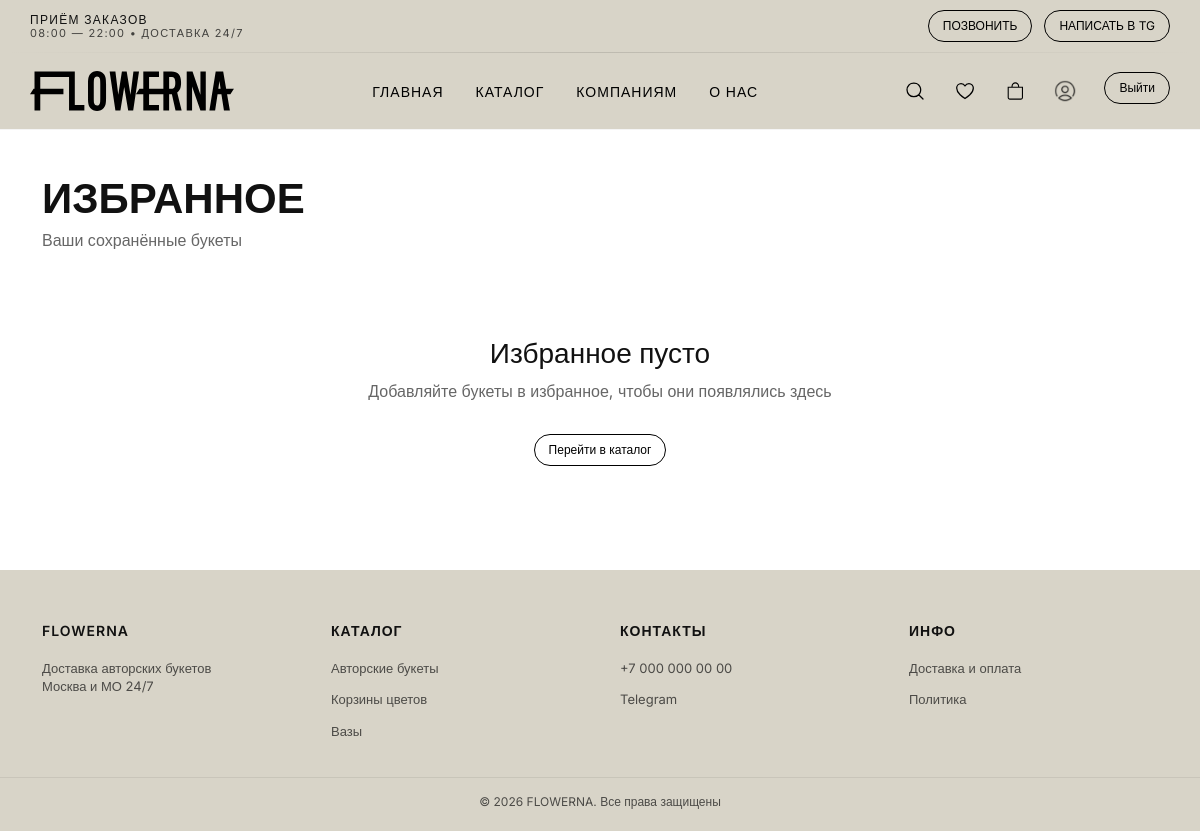
The page /favorites/ (signed in) on the database as committed earlier.
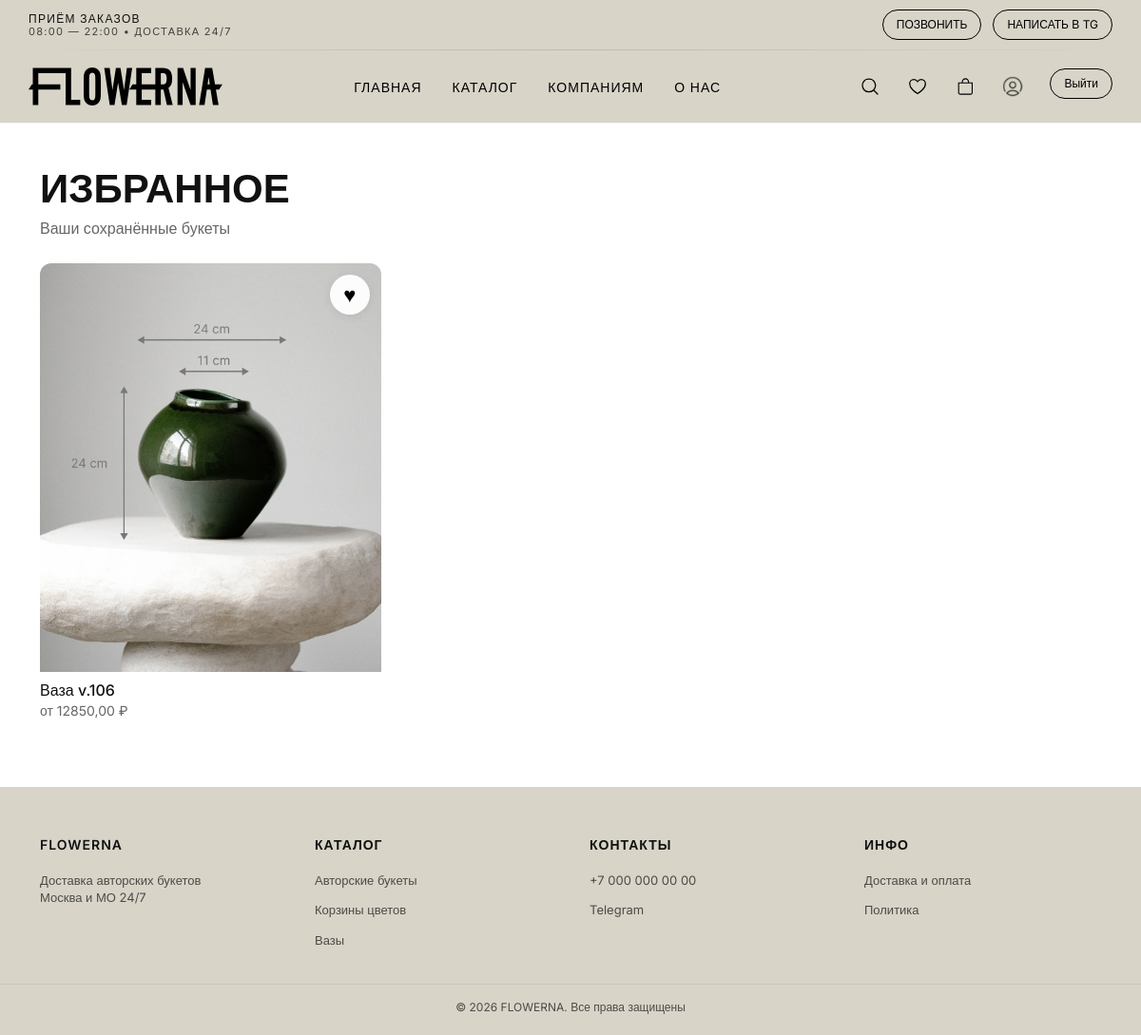
The same page on the database as committed later.
### catalog/models.py (models this page shows, shortened)
class Category(models.Model):
    name = models.CharField(max_length=255)
    description = models.TextField(null=True, blank=True)
    image = models.ImageField(upload_to='categories/', blank=True, null=True)
    slug = models.SlugField(unique=True, blank=True, null=True)
    is_featured = models.BooleanField(default=False)

class Favorite(models.Model):
    user = models.ForeignKey(settings.AUTH_USER_MODEL, on_delete=models.CASCADE)
    product = models.ForeignKey(Product, on_delete=models.CASCADE)
    class Meta:
        unique_together = ('user', 'product')

class Product(models.Model):
    id = models.AutoField(primary_key=True)
    category = models.ForeignKey(Category, on_delete=models.CASCADE, related_name='products', null=True, blank=True)
    name = models.CharField(max_length=255)
    price = models.DecimalField(max_digits=10, decimal_places=2)
    description = models.TextField(null=True, blank=True)
    is_available = models.BooleanField(default=True)
    image = models.ImageField(upload_to='products/', null=True, blank=True, verbose_name='Изображение')
    is_recommended = models.BooleanField(default=False)
    class Meta:
        verbose_name = 'Товар'
        verbose_name_plural = 'Товары'

### catalog/views.py (the view)
# urls.py: path('favorites/', views.favorites, name='favorites'),
@login_required
def favorites(request):
    favorites = Favorite.objects.filter(user=request.user)
    return render(request, 'catalog/favorites.html', {
        'favorites': favorites,
        'cart_count': get_cart_count(request.user),
    })

### catalog/context_processors.py (called while the page is built)
def categories_processor(request):
    footer_category_slugs = [
        'avtorskie-bukety',
        'vazy',
        'mono-duo-i-trio-bukety',
        'korziny-tsvetov',
        'cveti-v-korobke'
    ]
    footer_categories = Category.objects.filter(
        slug__in=footer_category_slugs
    )
    return {
        'footer_categories': footer_categories
    }

### catalog/views.py (called while the page is built)
def get_cart_count(user):
    if user.is_authenticated:
        return Cart.objects.filter(user=user).count()
    return 0

### templates/catalog/favorites.html (shortened to what this page needs)
{% extends 'base.html' %}
{% load static %}
{% block content %}
<section class="catalog">
    <div class="catalog__header">
        <h1>Избранное</h1>
        <p>Ваши сохранённые букеты</p>
    </div>
    {% if favorites %}
        <div class="catalog__grid">
            {% for item in favorites %}
                <div class="product-card">
                    <a href="{% url 'product-detail' item.product.id %}" class="product-link">
                        {% if item.product.image %}
                            <img src="{{ item.product.image.url }}" alt="{{ item.product.name }}">
                        {% else %}
                            <div class="product-card__img--empty"></div>
                        {% endif %}
                        <div class="product-info">
                            <h3>{{ item.product.name }}</h3>
                            <p>от {{ item.product.price }} ₽</p>
                        </div>
                    </a>
                    <form action="{% url 'add_to_favorites' item.product.id %}"
                          method="POST"
                          class="favorite-form">
                        <button type="submit" class="product-card__heart">
                            ♥
                        </button>
                    </form>
                </div>
            {% endfor %}
        </div>
    {% else %}
        <div style="text-align:center; padding: 60px 0;">
            <h3>Избранное пусто</h3>
            <p style="color:#666;">Добавляйте букеты в избранное, чтобы они появлялись здесь</p>
            <a href="{% url 'catalog' %}" class="btn" style="margin-top:15px;">
                Перейти в каталог
            </a>
        </div>
    {% endif %}
</section>
{% endblock %}

### templates/components/footer.html
<footer class="footer">
    <div class="footer__top container">
        <div class="footer__col">
            <div class="footer__title">FLOWERNA</div>
            <p class="footer__text">
                Доставка авторских букетов<br>
                Москва и МО 24/7
            </p>
        </div>
        <div class="footer__col">
            <div class="footer__title">КАТАЛОГ</div>
            {% for category in footer_categories %}
                <a href="{% url 'catalog' %}?category={{ category.id }}">
                    {{ category.name }}
                </a>
            {% endfor %}
        </div>
        <div class="footer__col">
            <div class="footer__title">КОНТАКТЫ</div>
            <a href="tel:+70000000000">+7 000 000 00 00</a>
            <a href="#">Telegram</a>
        </div>
        <div class="footer__col">
            <div class="footer__title">ИНФО</div>
            <a href="{% url 'dostavka-i-oplata' %}">Доставка и оплата</a>
            <a href="{% url 'politika-konfidentsialnosti' %}">Политика</a>
        </div>
    </div>
    <div class="footer__bottom">
        © 2026 FLOWERNA. Все права защищены
    </div>
</footer>

Rows that differ between the two databases and show on the page:
added Favorite: product.image (picture), product.name "Ваза v.106", product.price "12850,00"
Other text that changed with them:
text no longer shown: "Избранное пусто Добавляйте букеты в избранное, чтобы они появлялись здесь Перейти в каталог"
